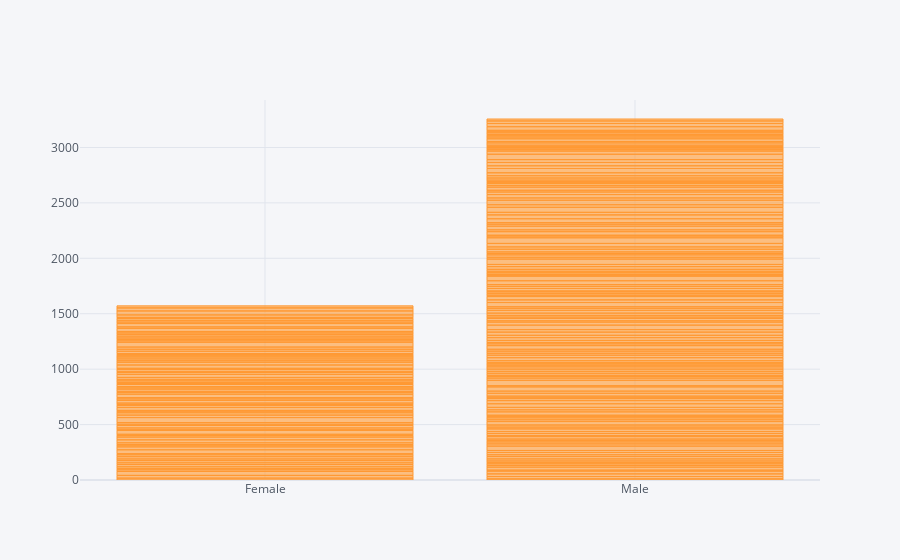

Notebook cell for this chart:
### Code cell
df.iplot(kind='bar',x='sex',y='total_bill')

### Figure 1 — Plotly figure (JSON) as saved in the notebook; plotly's stock layout.template omitted (floating-point values rounded to 4 significant figures; data arrays with more than 128 entries replaced by an {"elided": "..."} marker saying what was removed)
{"data": [{"marker": {"color": "rgba(255, 153, 51, 0.6)", "line": {"color": "rgba(255, 153, 51, 1.0)", "width": 1}}, "name": "total_bill", "orientation": "v", "text": "", "type": "bar", "x": {"elided": "244 str values"}, "y": {"elided": "244 float values"}}], "layout": {"legend": {"bgcolor": "#F5F6F9", "font": {"color": "#4D5663"}}, "paper_bgcolor": "#F5F6F9", "plot_bgcolor": "#F5F6F9", "title": {"font": {"color": "#4D5663"}}, "xaxis": {"gridcolor": "#E1E5ED", "showgrid": true, "tickfont": {"color": "#4D5663"}, "title": {"font": {"color": "#4D5663"}, "text": ""}, "zerolinecolor": "#E1E5ED"}, "yaxis": {"gridcolor": "#E1E5ED", "showgrid": true, "tickfont": {"color": "#4D5663"}, "title": {"font": {"color": "#4D5663"}, "text": ""}, "zerolinecolor": "#E1E5ED"}}}
